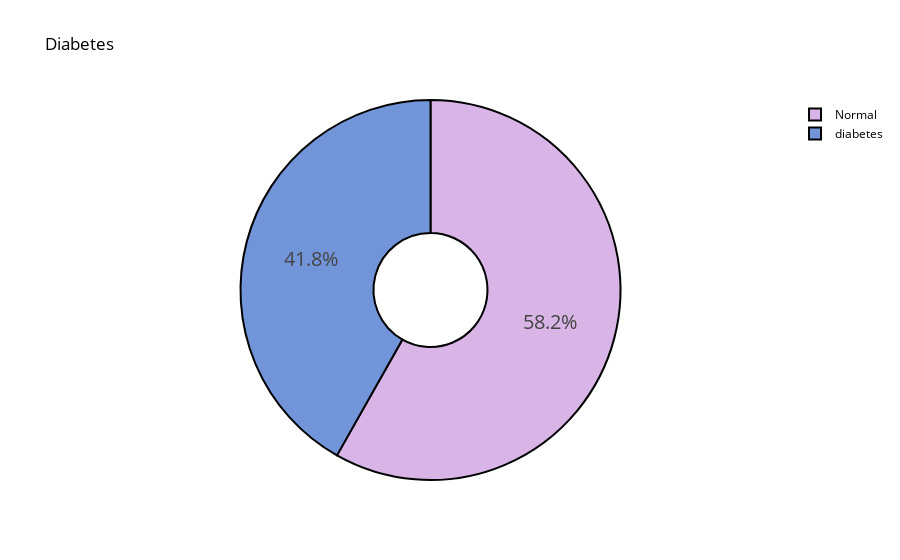

The cell this chart's notebook holds for it:
### Code cell
# A Distribution Show Using Pie Plot From Plotly

colors = ['#D8B5E6', '#7295DA']
labels = ['Normal','diabetes']
values = df['diabetes'].value_counts()/df['diabetes'].shape[0]

fig = go.Figure(data=[go.Pie(labels=labels, values=values, hole=.3)])
fig.update_traces(hoverinfo='label+percent', textinfo='percent', textfont_size=20,
                  marker=dict(colors=colors, line=dict(color='#000000', width=2)))
fig.update_layout(
    title_text="Diabetes",
    title_font_color="black",
    legend_title_font_color="yellow",
    paper_bgcolor="white",
    plot_bgcolor='black',
    font_color="black",
)
fig.show()

### Figure 1 — Plotly figure (JSON) as saved in the notebook; plotly's stock layout.template omitted (floating-point values rounded to 4 significant figures)
{"data": [{"hole": 0.3, "hoverinfo": "label+percent", "labels": ["Normal", "diabetes"], "marker": {"colors": ["#D8B5E6", "#7295DA"], "line": {"color": "#000000", "width": 2}}, "textfont": {"size": 20}, "textinfo": "percent", "type": "pie", "values": [0.5819, 0.4181]}], "layout": {"font": {"color": "black"}, "legend": {"title": {"font": {"color": "yellow"}}}, "paper_bgcolor": "white", "plot_bgcolor": "black", "title": {"font": {"color": "black"}, "text": "Diabetes"}}}
